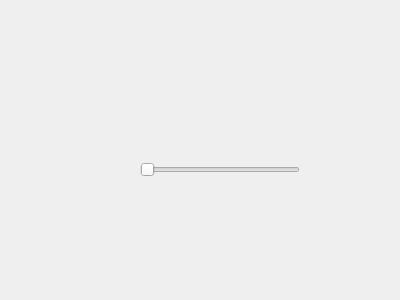
<?xml version="1.0" encoding="UTF-8"?>
<ui version="4.0">
 <class>ConfigDlg</class>
 <widget class="QDialog" name="ConfigDlg">
  <property name="geometry">
   <rect>
    <x>0</x>
    <y>0</y>
    <width>400</width>
    <height>300</height>
   </rect>
  </property>
  <property name="windowTitle">
   <string>ConfigDlg</string>
  </property>
  <widget class="QSlider" name="horizontalSlider">
   <property name="geometry">
    <rect>
     <x>140</x>
     <y>160</y>
     <width>160</width>
     <height>19</height>
    </rect>
   </property>
   <property name="orientation">
    <enum>Qt::Horizontal</enum>
   </property>
  </widget>
 </widget>
 <layoutdefault spacing="6" margin="11"/>
 <resources/>
 <connections/>
</ui>
